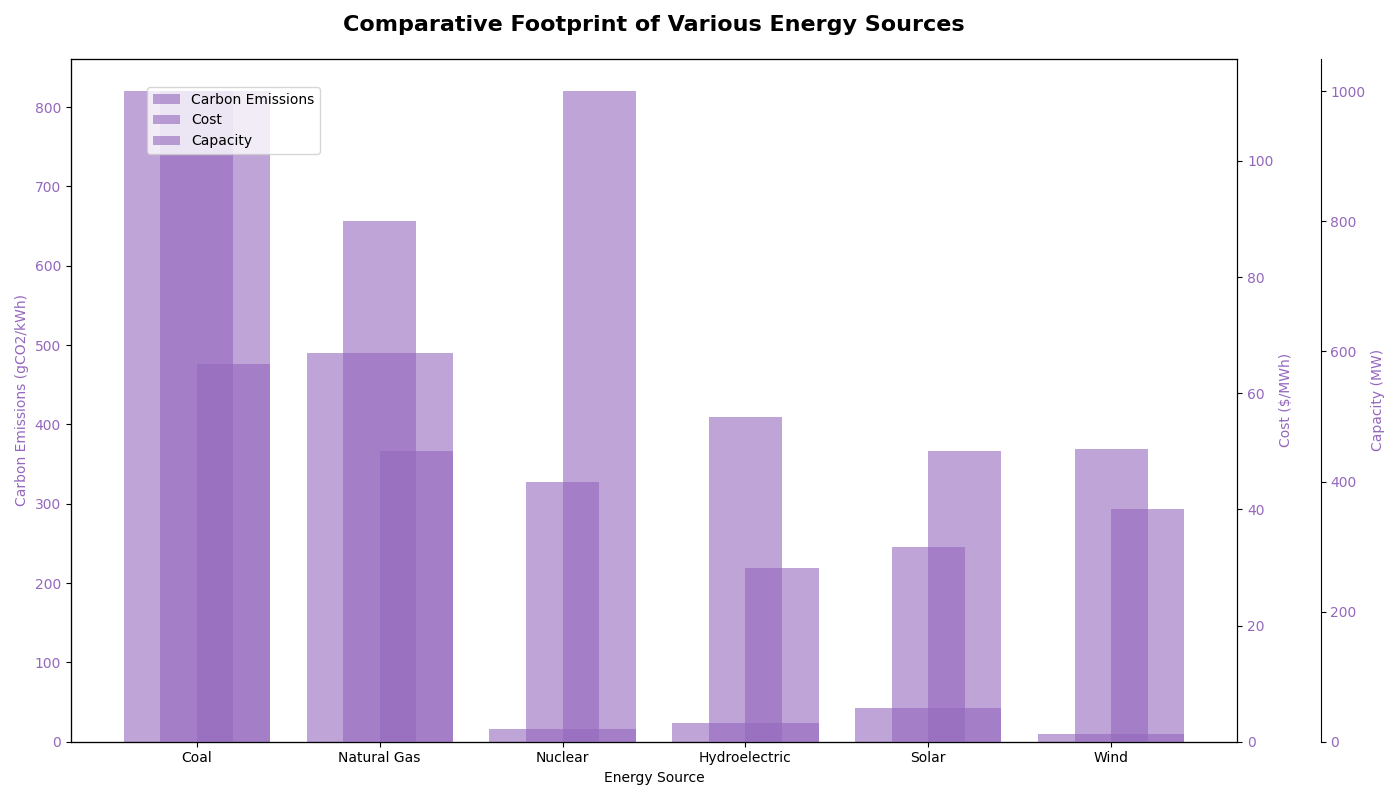

This chart was generated by the following Python code:
import matplotlib.pyplot as plt
import numpy as np

energy_sources = ['Coal', 'Natural Gas', 'Nuclear', 'Hydroelectric', 'Solar', 'Wind']
carbon_emissions = [820, 490, 16, 24, 43, 10]  # gCO2/kWh
cost = [65, 50, 112, 30, 50, 40]  # $/MWh
capacity = [1000, 800, 400, 500, 300, 450]  # MW

# Create the figure and the bar axis
fig, ax1 = plt.subplots(figsize=(14, 8))

# Set up the primary y-axis for carbon emissions
single_color = 'tab:purple'  # A single consistent color for all metrics
ax1.set_xlabel('Energy Source')
ax1.set_ylabel('Carbon Emissions (gCO2/kWh)', color=single_color)
bars1 = ax1.bar(energy_sources, carbon_emissions, color=single_color, alpha=0.6, label='Carbon Emissions')
ax1.tick_params(axis='y', labelcolor=single_color)

# Set up the secondary y-axis for cost
ax2 = ax1.twinx()
ax2.set_ylabel('Cost ($/MWh)', color=single_color)
bars2 = ax2.bar(energy_sources, cost, color=single_color, alpha=0.6, label='Cost', width=0.4, align='edge')
ax2.tick_params(axis='y', labelcolor=single_color)

# Create a third y-axis for capacity
ax3 = ax1.twinx()
ax3.spines['right'].set_position(('outward', 60))  # Offset the third axis
ax3.set_ylabel('Capacity (MW)', color=single_color)
bars3 = ax3.bar(energy_sources, capacity, color=single_color, alpha=0.6, label='Capacity', width=0.4, align='center')
ax3.tick_params(axis='y', labelcolor=single_color)

# Title and layout adjustments
plt.title('Comparative Footprint of Various Energy Sources', fontsize=16, fontweight='bold', pad=20)
fig.tight_layout()

# Legend
fig.legend(loc='upper left', bbox_to_anchor=(0.1, 0.9))

# Display the plot
plt.show()
